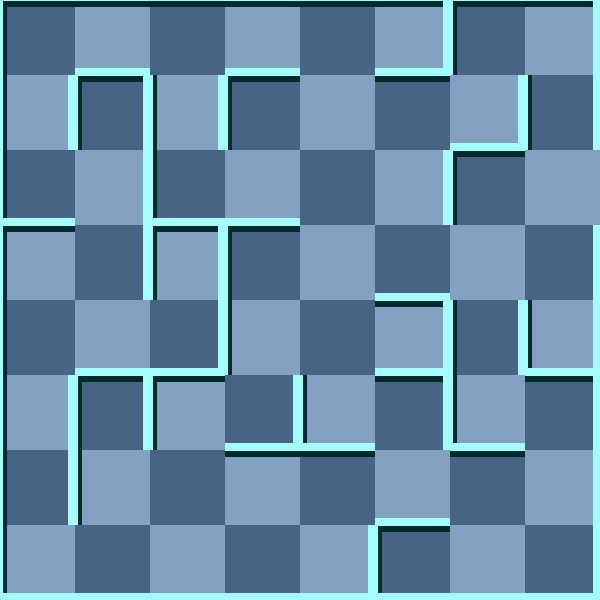

This game map was drawn from its Tiled (.tmx) file and the tilesets committed beside it. A one-line description and the trimmed map source follow:
An orthogonal 8x8 tile map with 75x75 px tiles, 2 tile layers (background, 块层 1) and 4 objects (Exit, Trap, Player, RedMummy).

<map version="1.0" orientation="orthogonal" width="8" height="8" tilewidth="75" tileheight="75">
 <tileset firstgid="1" name="wall" tilewidth="75" tileheight="75">
  <image source="gfx/wall.png" width="300" height="375" />
  <tile id="0">
   <properties>
    <property name="ValOfWall" value="0" />
   </properties>
  </tile>
  <tile id="1">
   <properties>
    <property name="ValOfWall" value="1" />
   </properties>
  </tile>
  <tile id="2">
   <properties>
    <property name="ValOfWall" value="2" />
   </properties>
  </tile>
  <tile id="3">
   <properties>
    <property name="ValOfWall" value="3" />
   </properties>
  </tile>
  <tile id="4">
   <properties>
    <property name="ValOfWall" value="4" />
   </properties>
  </tile>
  <tile id="5">
   <properties>
    <property name="ValOfWall" value="5" />
   </properties>
  </tile>
  <tile id="6">
   <properties>
    <property name="ValOfWall" value="6" />
   </properties>
  </tile>
  <tile id="7">
   <properties>
    <property name="ValOfWall" value="7" />
   </properties>
  </tile>
  <tile id="8">
   <properties>
    <property name="ValOfWall" value="8" />
   </properties>
  </tile>
  <tile id="9">
   <properties>
    <property name="ValOfWall" value="9" />
   </properties>
  </tile>
  <tile id="10">
   <properties>
    <property name="ValOfWall" value="10" />
   </properties>
  </tile>
  <tile id="11">
   <properties>
    <property name="ValOfWall" value="11" />
   </properties>
  </tile>
  <tile id="12">
   <properties>
    <property name="ValOfWall" value="12" />
   </properties>
  </tile>
  <tile id="13">
   <properties>
    <property name="ValOfWall" value="13" />
   </properties>
  </tile>
  <tile id="14">
   <properties>
    <property name="ValOfWall" value="14" />
   </properties>
  </tile>
  <tile id="15">
   <properties>
    <property name="ValOfWall" value="15" />
   </properties>
  </tile>
  <tile id="18">
   <properties>
    <property name="ValOfWall" value="-1" />
   </properties>
  </tile>
 </tileset>
 <layer name="background" width="8" height="8">
  <data>[64 cells, 64 non-empty, 2 distinct tile ids]</data>
 </layer>
 <layer name="块层 1" width="8" height="8">
  <data>[64 cells, 64 non-empty, 15 distinct tile ids]</data>
 </layer>
 <objectgroup name="对象层 1" width="8" height="8">
  <object name="Exit" x="600" y="150" />
  <object name="Trap" x="525" y="525">
   <properties>
    <property name="value" value="12" />
   </properties>
  </object>
  <object name="Player" x="450" y="0">
   <properties>
    <property name="value" value="1" />
   </properties>
  </object>
  <object name="RedMummy" x="450" y="300">
   <properties>
    <property name="value" value="21" />
   </properties>
  </object>
 </objectgroup>
</map>
